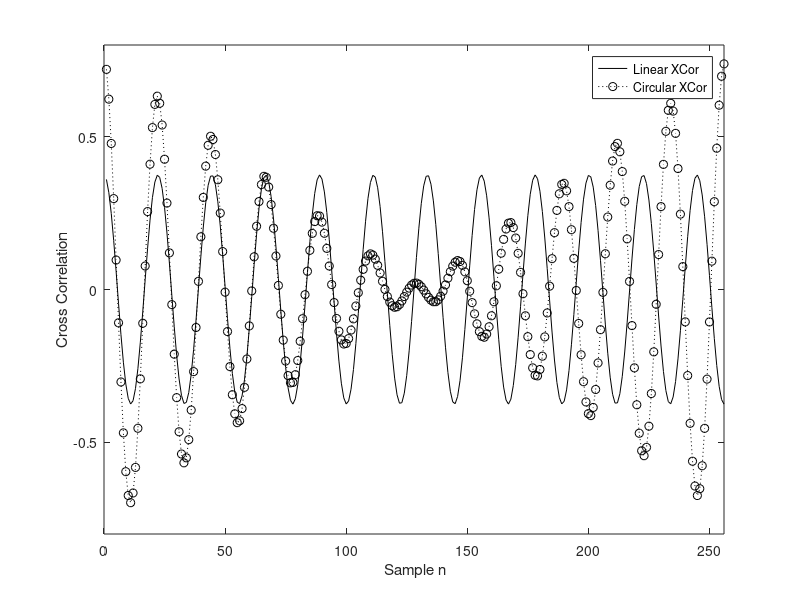
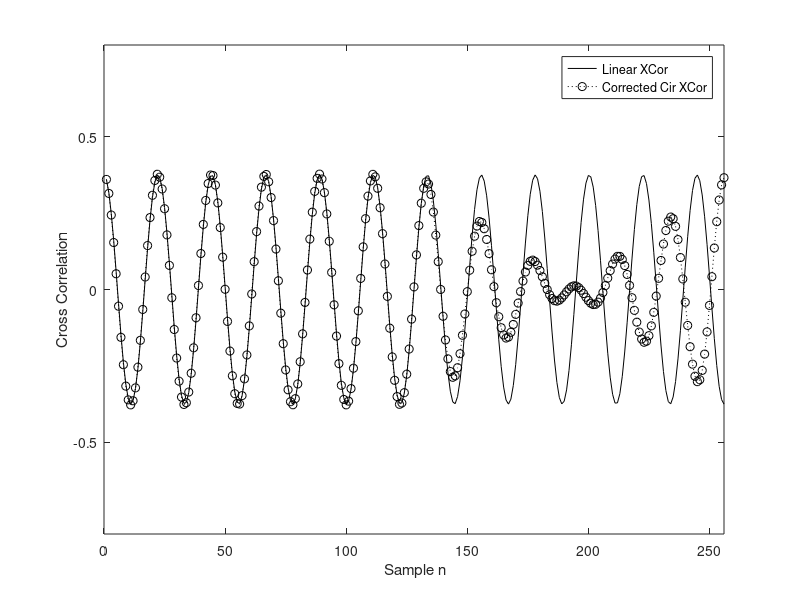

The MATLAB source for these figures, in order:
% circular correlation correction via zero padding

N=256;
XN=zeros(1,N);  
YN=zeros(1,N);
YNZP=zeros(1,N);

ZN=zeros(1,N);  % circular correlation from spectral product
ZNZP=zeros(1,N);    % corrected cir cor from zero padded spectral product

RN=zeros(1,N);  % linear correlation

% Fourier transforms
FXN=zeros(1,N);
FYN=zeros(1,N);
FYNZP=zeros(1,N);
FZN=zeros(1,N);
FZNZP=zeros(1,N);

fs=1024;        % sample rate      
T=1/fs;
f=46.;
w=2*pi*f;
h0=.75;
delay=1;

% our "system is a simple delay with amplitude h0
for n=1:N,	% oldest to newest in old-school loop
	XN(n)=cos(w*n*T);             
	YN(n)=h0*cos(w*T*(n-delay)); 
	YNZP(n)=YN(n);
    % RN is the correct cross correlation
    RN(n)=h0.*cos(w.*T.*(n+delay-1))./2; % n-1 here to include 0!
end
for n=N./2:N,
	YNZP(n)=0.; % zero n/2 most recent (zero padding)
end
FXN=fft(XN);                % compute FFT's for spectral product
FYN=fft(YN);
FYNZP=fft(YNZP);
FZN=FXN.*conj(FYN);         % FZ = FX * Conj(FY) 
FZNZP=FXN.*conj(FYNZP);
ZN=ifft(FZN)./(.5.*N);      % ZN is the circular correlation
ZNZP=ifft(FZNZP)./(.5.*N);  % ZNZP is the corrected circular correlation

figure(1);
plot(RN,'k');
hold on;
plot(real(ZN),'k:o');
hold off;
axis([0 256 -.8 .8]);
xlabel(' Sample n');
ylabel('Cross Correlation');
legend('Linear XCor','Circular XCor');

figure(2);
plot(RN,'k');
hold on;
plot(real(ZNZP),'k:o');
hold off;
axis([0 256 -.8 .8]);
xlabel(' Sample n');
ylabel('Cross Correlation');
legend('Linear XCor','Corrected Cir XCor');
